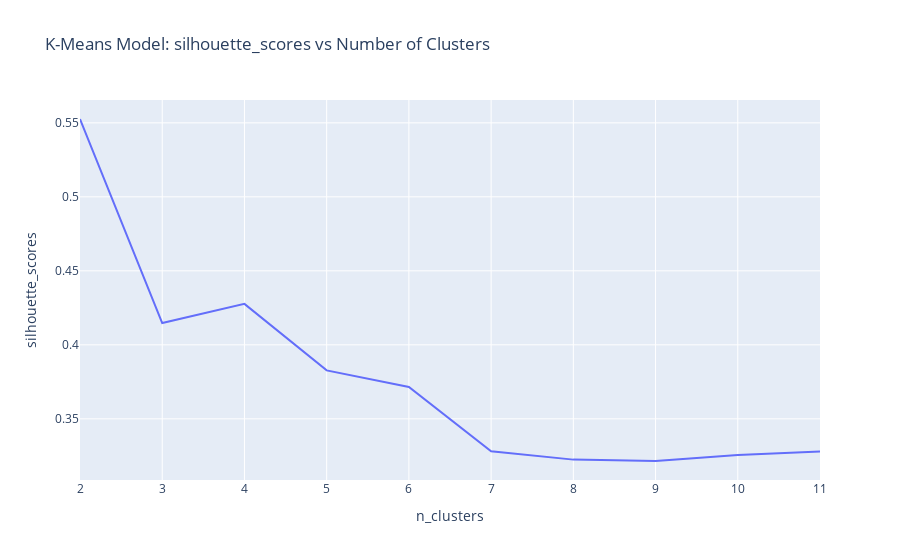

Notebook source saved alongside this figure:
### Code cell
# Create a line plot of `silhouette_scores` vs `n_clusters`
fig = px.line(x = n_clusters, y = silhouette_scores, 
                 title = 'K-Means Model: silhouette_scores vs Number of Clusters')
fig.update_layout(xaxis_title ='n_clusters', yaxis_title = 'silhouette_scores')
fig.show()

### Figure 1 — Plotly figure (JSON) as saved in the notebook; plotly's stock layout.template omitted (floating-point values rounded to 4 significant figures)
{"data": [{"hovertemplate": "x=%{x}<br>y=%{y}<extra></extra>", "legendgroup": "", "line": {"color": "#636efa", "dash": "solid"}, "marker": {"symbol": "circle"}, "mode": "lines", "name": "", "orientation": "v", "showlegend": false, "type": "scatter", "x": [2, 3, 4, 5, 6, 7, 8, 9, 10, 11], "xaxis": "x", "y": [0.5526, 0.4147, 0.4277, 0.3827, 0.3715, 0.3281, 0.3224, 0.3215, 0.3256, 0.3279], "yaxis": "y"}], "layout": {"legend": {"tracegroupgap": 0}, "title": {"text": "K-Means Model: silhouette_scores vs Number of Clusters"}, "xaxis": {"anchor": "y", "domain": [0, 1], "title": {"text": "n_clusters"}}, "yaxis": {"anchor": "x", "domain": [0, 1], "title": {"text": "silhouette_scores"}}}}
